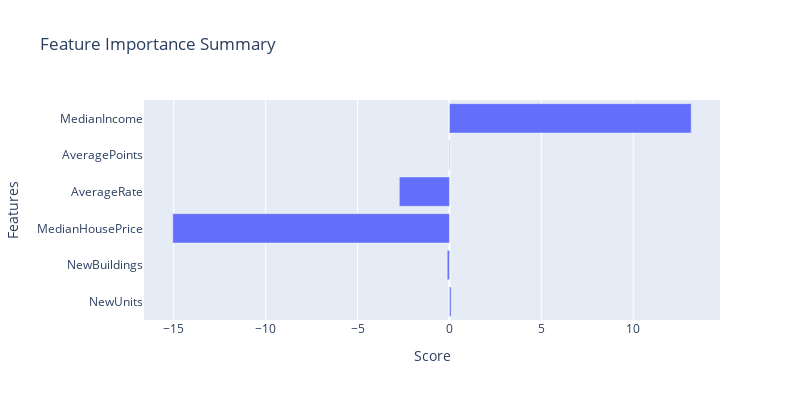

Source (notebook cell):
### Code cell
# numerical columns ml feature importance

labels = labels.apply(pd.to_numeric)

# LOGISTIC MODEL
X_train, X_test, y_train, y_test = train_test_split(numerical_ml, labels.values.ravel(),test_size=0.25,random_state=0)
numerical_ml_log = LogisticRegression(random_state=0,class_weight='balanced')
numerical_ml_log.fit(X_train,y_train)
y_pred = numerical_ml_log.predict(X_test)
print('Classification Report:\n',classification_report(y_test, y_pred))
importance = numerical_ml_log.coef_.flatten()
df = pd.DataFrame(importance,numerical_ml.columns)

# plotting
fig = px.bar(data_frame=importance, y=numerical_ml.columns, x=importance, orientation='h', width=800, height=400,\
    title='Feature Importance Summary')
fig.update_layout(xaxis_title="Score",yaxis_title="Features",)
fig.show()

### Figure 1 — Plotly figure (JSON) as saved in the notebook; plotly's stock layout.template omitted (floating-point values rounded to 4 significant figures)
{"data": [{"alignmentgroup": "True", "hovertemplate": "x=%{x}<br>y=%{y}<extra></extra>", "legendgroup": "", "marker": {"color": "#636efa", "pattern": {"shape": ""}}, "name": "", "offsetgroup": "", "orientation": "h", "showlegend": false, "textposition": "auto", "type": "bar", "x": [0.08869, -0.1201, -15.05, -2.726, -0.02437, 13.15], "xaxis": "x", "y": ["NewUnits", "NewBuildings", "MedianHousePrice", "AverageRate", "AveragePoints", "MedianIncome"], "yaxis": "y"}], "layout": {"barmode": "relative", "height": 400, "legend": {"tracegroupgap": 0}, "title": {"text": "Feature Importance Summary"}, "width": 800, "xaxis": {"anchor": "y", "domain": [0, 1], "title": {"text": "Score"}}, "yaxis": {"anchor": "x", "domain": [0, 1], "title": {"text": "Features"}}}}
